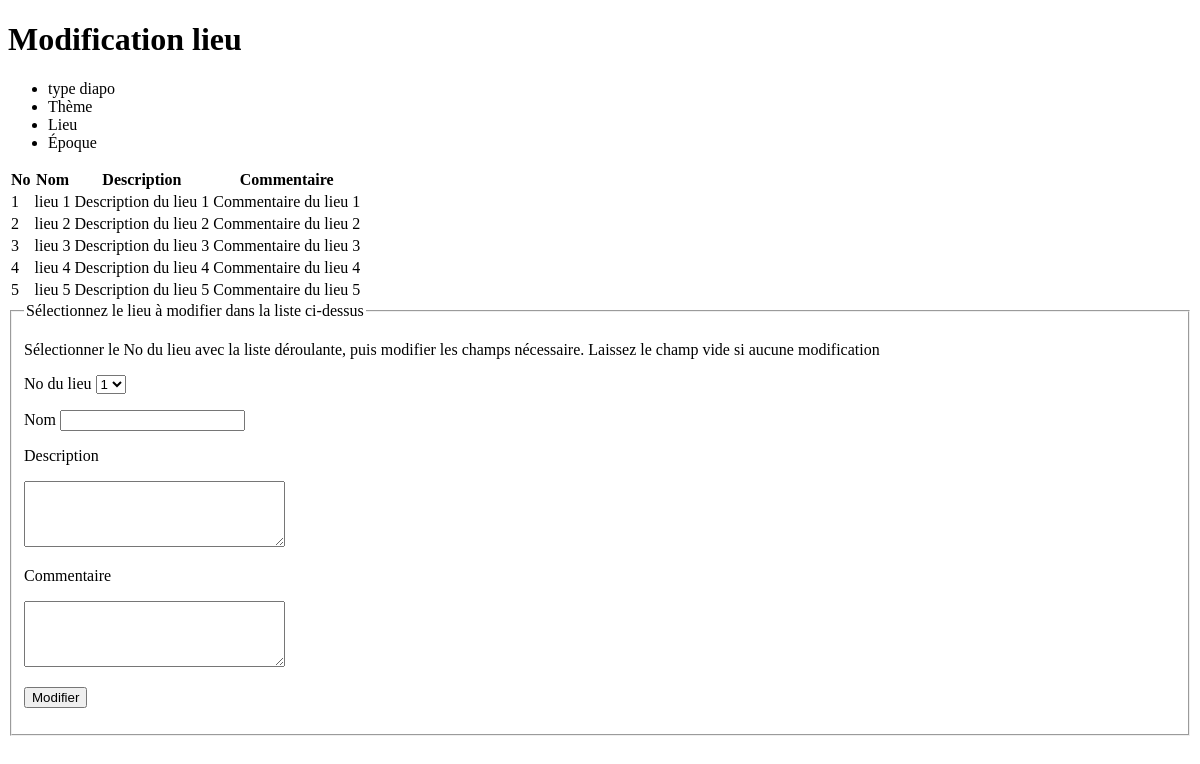
Page /backEnd/modificationLieu.php on the committed database.
### tables this page shows
CREATE TABLE Lieu (										 
		lie_id INT UNSIGNED NOT NULL AUTO_INCREMENT,		 
		lie_nom VARCHAR(35) NOT NULL,						 
		lie_description TEXT,								 
		lie_commentaire TEXT,								 
		PRIMARY KEY (lie_id));

### backEnd/modificationLieu.php (the view, shortened to what this page needs)
<?php
$bdd = ConnectionBDD::getLiaison();
?>
<!DOCTYPE html>
<html lang="fr">
<head>
	<link rel="stylesheet" type="text/css" href="../style/style_backEnd.css" />
</head>
<body>
	<header>
		<h1><?php echo _MODIFICATIONLIEU; ?></h1>
		<nav>
			<?php include "../include/menuElement.php"; ?>
		</nav>
	</header>
	<section id="modification_lieu" class="modification">
		<div id="liste_modification_lieu" class="liste">
			<table>
				<thead class="colonne_entete">
					<tr>
						<th class="liste_label" class="liste_label_lieu">No</th>
						<th class="liste_label" class="liste_label_lieu">Nom</th>
						<th class="liste_label" class="liste_label_lieu">Description</th>
						<th class="liste_label" class="liste_label_lieu">Commentaire</th>
					</tr>
				</thead>
				<tbody id="ligne_contenu_lieu" class="ligne_contenu" >
							<?php $requete = $bdd->prepare('SELECT lie_id, lie_nom, lie_description, lie_commentaire FROM Lieu');
							$requete->execute();
							WHILE ($donnee = $requete->fetch()) { ?>
					<tr>
						<td class="liste_champ" class="liste_champ_lieu">
							<?php echo $donnee['lie_id']; ?>
						</td>
						<td class="liste_champ" class="liste_champ_lieu">
							<?php echo $donnee['lie_nom']; ?>
						</td>
						<td class="liste_champ" class="liste_champ_lieu">
							<?php echo $donnee['lie_description']; ?>
						</td>
						<td class="liste_champ" class="liste_champ_lieu">
							<?php echo $donnee['lie_commentaire']; ?>
						</td>
					</tr>
							<?php }
							?>
				</tbody>
			</table>
		</div>
		<div id="modification_lieu">
			<form action="../post/modificationPost.php" method="post">
				<fieldset>
					<legend>Sélectionnez le lieu à modifier dans la liste ci-dessus</legend>
						<p>Sélectionner le No du lieu avec la liste déroulante, puis modifier les champs nécessaire. Laissez le champ vide si aucune modification</p>
						<p><label for="id_lieu" id="Label_nom_lieu" class="label">No du lieu</label>
						<select name="id_lieu" id="liste_lieu" class="champ">
						<?php
							$requeteLieu = $bdd->prepare('SELECT lie_id FROM Lieu');
							$requeteLieu->execute();
							WHILE ($donneeLieu = $requeteLieu->fetch()) {
							echo '<option value="'.$donneeLieu['lie_id'].'">'.$donneeLieu['lie_id'].'</option>'; }
						?>
					</select>
						</p>
						<p><label for="nom_lieu" id="label_nom_lieu" class="label">Nom</label>
						<input type="text" name="nom_lieu" id="champ_nom_lieu"class="champ" /></p>
						<p><label for="description_lieu" id="label_description_lieu" class="label">Description</label></p>
						<p><textarea name="description_lieu" id="champ_descritpion_lieu" class="champ" rows="4" cols="30"></textarea></p>
						<p><label for="commentaire_lieu" id="label_commentaire_lieu" class="label">Commentaire</label></p>
						<p><textarea name="commentaire_lieu" id="champ_commentaire_lieu" class="champ" rows="4" cols="30"></textarea></p>
						<p><input type="submit" name="bouton_lieu" value="Modifier" id="boutonlieu" class="bouton" />
				</fieldset>
			</form>
		</div>
	</section>
</body>
</html>

### include/menuElement.php
<ul>
	<li>type diapo</li>
	<li>Thème</li>
	<li>Lieu</li>
	<li>Époque</li>
</ul>

### rows in the picture
lieu: lie_id "1", lie_nom "lieu 1", lie_description "Description du lieu 1", lie_commentaire "Commentaire du lieu 1"
lieu: lie_id "2", lie_nom "lieu 2", lie_description "Description du lieu 2", lie_commentaire "Commentaire du lieu 2"
lieu: lie_id "3", lie_nom "lieu 3", lie_description "Description du lieu 3", lie_commentaire "Commentaire du lieu 3"
lieu: lie_id "4", lie_nom "lieu 4", lie_description "Description du lieu 4", lie_commentaire "Commentaire du lieu 4"
lieu: lie_id "5", lie_nom "lieu 5", lie_description "Description du lieu 5", lie_commentaire "Commentaire du lieu 5"

### other values in the picture
_MODIFICATIONLIEU "Modification lieu"
form field id_lieu "1"
